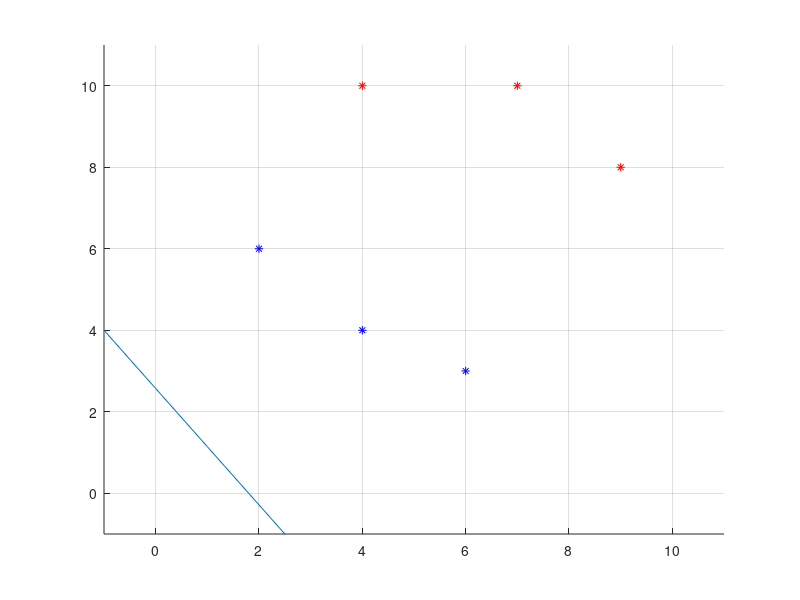
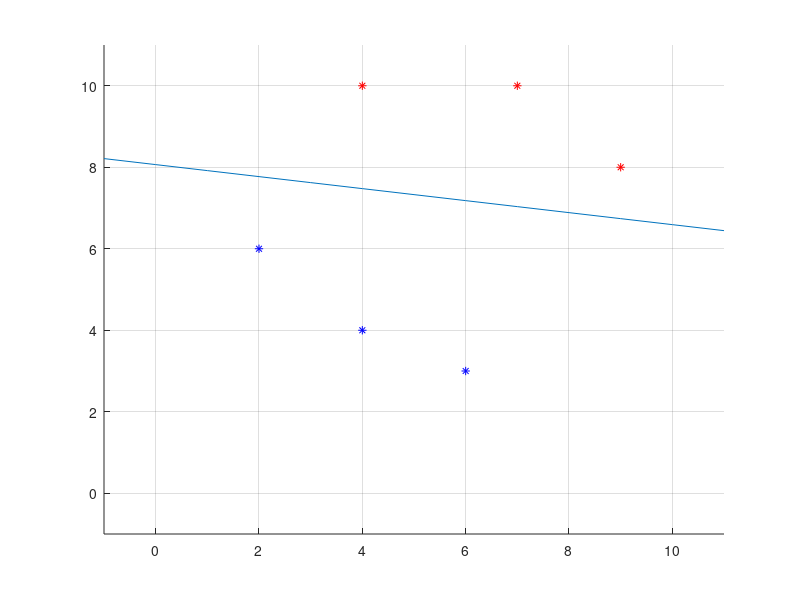

The MATLAB source for these figures, in order: (Note: this script raises an error after producing the figures.)
%Declaración de los puntos presentes en la imagen%
puntos = [2 6; 4 4; 6 3; 4 10; 7 10; 9 8];

%Declaración de los grupos para cada punto%
t = [-1; -1; -1; 1; 1; 1];

%Declaración de bias para cada punto%
bias = ones(6,1)*(-1);

%Agregamos el bias a cada punto%
puntos = [puntos bias];

%Se declaran los pesos%
w = [0.5 0.35 0.9];

%Producto punto entre el vector de puntos y los pesos%
a = puntos * w.';

%Se define el factor de aprendizaje%
alpha = 0.02;

[numRows,numCols] = size(puntos);

%Relizamos la operación sigmoidal%
y = 1/(1+exp(-a));

%Definimos el número de epocas%
epoch = 0;
epochs = 300;

figure(1)
grid on;
hold on;
xlim([-1 11])
ylim([-1 11])
%Graficamos la frontera de decisión con los pesos originales%
x = -1:1:11;
front = w(3)/w(2) - x*w(1)/w(2);
plot(x,front);

%Graficamos los puntos%
for i = 1:numRows
    if t(i) == -1
        plot(puntos(i,1),puntos(i,2),'b*');
    else
        plot(puntos(i,1),puntos(i,2),'r*');
    end
end

%Iniciamos el algoritmo de aprendizaje%
for i = 1:epochs
    epoch = epoch + 1;
    for j = 1:numRows
        punto = [puntos(j,1) puntos(j,2) puntos(j,3)];
        %Realizamos el producto del punto y los pesos%
        a = dot(punto,w);
        %Realizamos la operacion sigmoidal%
        y(j)= 1/(1+exp(-a));
        %Calculamos los nuevos pesos%
        wn = w - alpha * y(j)*(1-y(j))*(y(j)-t(j)) * punto;
        w = wn;
    end
end

figure(2)
grid on;
hold on;
xlim([-1 11])
ylim([-1 11])

%Graficamos la frontera de decisión%
x = -1:1:11;
front = w(3)/w(2) - x*w(1)/w(2);
plot(x,front);

%Graficamos los puntos%
for i = 1:numRows
    if t(i) == -1
        plot(puntos(i,1),puntos(i,2),'b*');
    else
        plot(puntos(i,1),puntos(i,2),'r*');
    end
end

%Imprimimos los pesos finales%
fprintf('\nPesos finales:\n');
disp(w)

%Declaración de los puntos de prueba%
puntos = [5 5;6 8];
bias = ones(2,1)*(-1);

%Agregamos el bias a cada punto%
puntos = [puntos bias];
[numRows,numCols] = size(puntos);

for i = 1:numRows
    punto = [puntos(i,1) puntos(i,2) puntos(i,3)];
    %Realizamos el producto del punto y los pesos%
    a = dot(punto,w);
    %Realizamos la operacion hardlim%
    m = hardlim(a);
    fprintf('Para el punto [%d, %d]: %d\n',punto(1),punto(2),m);
end